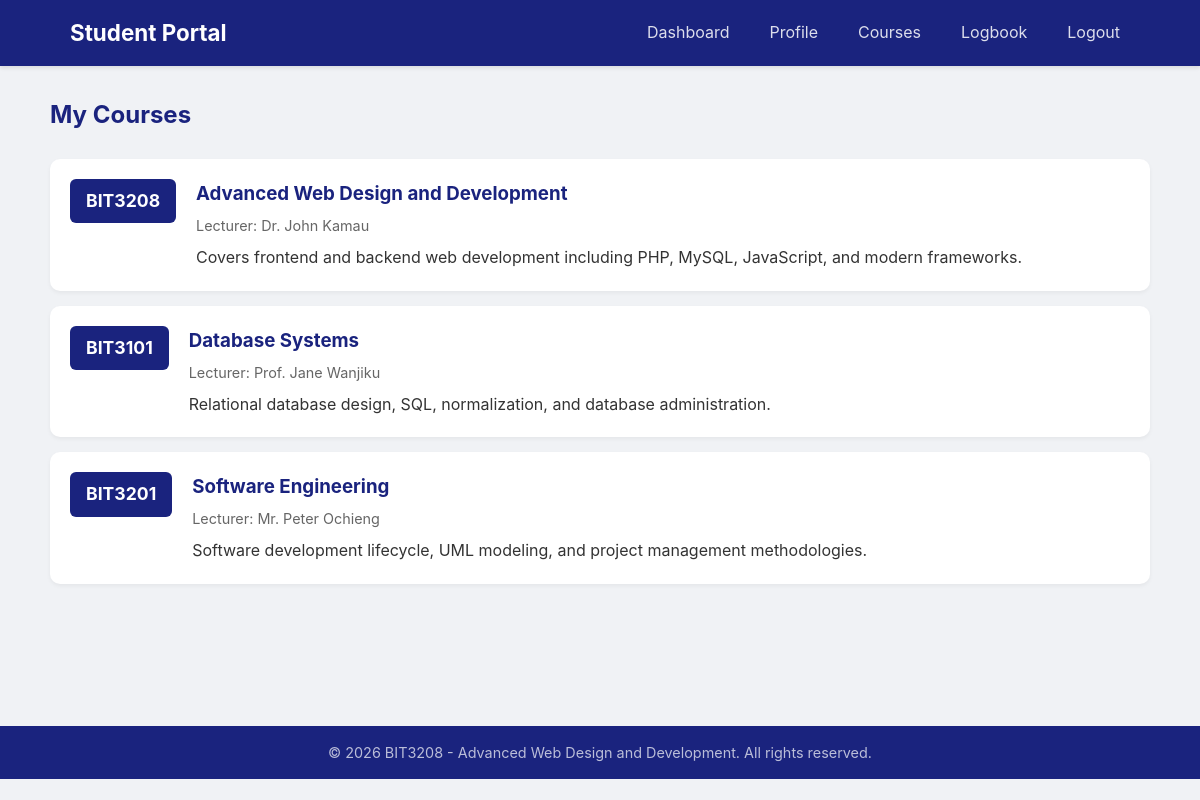
/courses.php (signed in), run on the app's committed database.
### tables this page shows
CREATE TABLE courses (
    id INT PRIMARY KEY AUTO_INCREMENT,
    unit_code VARCHAR(20) UNIQUE NOT NULL,
    unit_name VARCHAR(255) NOT NULL,
    lecturer VARCHAR(100),
    description TEXT
);

### courses.php (the view, shortened to what this page needs)
<?php
require_once 'includes/config.php';
$courses_query = "SELECT * FROM courses";
$courses_result = mysqli_query($conn, $courses_query);
include 'includes/header.php';
?>
<div class="page-header">
    <h2>My Courses</h2>
</div>
<div class="course-list">
    <?php while ($course = mysqli_fetch_assoc($courses_result)): ?>
        <div class="course-card">
            <div class="course-code"><?php echo htmlspecialchars($course['unit_code']); ?></div>
            <div class="course-details">
                <h3><?php echo htmlspecialchars($course['unit_name']); ?></h3>
                <p class="lecturer">Lecturer: <?php echo htmlspecialchars($course['lecturer']); ?></p>
                <p><?php echo htmlspecialchars($course['description']); ?></p>
            </div>
        </div>
    <?php endwhile; ?>
</div>
<?php include 'includes/footer.php'; ?>

### includes/header.php (shortened to what this page needs)
<!DOCTYPE html>
<html lang="en">
<head>
    <link rel="stylesheet" href="css/style.css">
</head>
<body>
    <nav class="navbar">
        <div class="container">
            <a href="dashboard.php" class="logo">Student Portal</a>
            <ul class="nav-links">
                <li><a href="dashboard.php">Dashboard</a></li>
                <li><a href="profile.php">Profile</a></li>
                <li><a href="courses.php">Courses</a></li>
                <li><a href="logbook.php">Logbook</a></li>
                <li><a href="logout.php">Logout</a></li>
            </ul>
        </div>
    </nav>
    <div class="container main-content">

### includes/footer.php
    </div>
    <footer class="footer">
        <div class="container">
            <p>&copy; <?php echo date('Y'); ?> BIT3208 - Advanced Web Design and Development. All rights reserved.</p>
        </div>
    </footer>
</body>
</html>

### css/style.css (style rules this page uses)
* { margin: 0; padding: 0; box-sizing: border-box; }
body { font-family: -apple-system, BlinkMacSystemFont, 'Segoe UI', Roboto, sans-serif; background: #f0f2f5; color: #333; line-height: 1.6; }
.container { max-width: 1100px; margin: 0 auto; padding: 0 20px; }
.navbar { background: #1a237e; color: white; padding: 15px 0; box-shadow: 0 2px 4px rgba(0,0,0,0.1); }
.navbar .container { display: flex; justify-content: space-between; align-items: center; }
.logo { font-size: 1.4em; font-weight: 700; color: white; text-decoration: none; }
.nav-links { list-style: none; display: flex; gap: 20px; }
.nav-links a { color: rgba(255,255,255,0.85); text-decoration: none; padding: 5px 10px; border-radius: 4px; transition: background 0.2s; }
.main-content { padding: 30px 0; min-height: calc(100vh - 140px); }
.footer { background: #1a237e; color: rgba(255,255,255,0.7); text-align: center; padding: 15px 0; font-size: 0.9em; }
.page-header { display: flex; justify-content: space-between; align-items: center; margin-bottom: 25px; }
.page-header h2 { color: #1a237e; }
.course-list { display: grid; gap: 15px; }
.course-card { background: white; border-radius: 10px; padding: 20px; box-shadow: 0 2px 4px rgba(0,0,0,0.05); display: flex; gap: 20px; align-items: flex-start; }
.course-code { background: #1a237e; color: white; padding: 8px 16px; border-radius: 6px; font-weight: 700; font-size: 1.1em; white-space: nowrap; }
.course-details h3 { margin-bottom: 5px; color: #1a237e; }
.course-details .lecturer { color: #666; font-size: 0.9em; margin-bottom: 8px; }

### data on the page
courses: unit_code "BIT3208", unit_name "Advanced Web Design and Development", lecturer "Dr. John Kamau", description "Covers frontend and backend web development including PHP, MySQL, JavaScript, and modern frameworks."
courses: unit_code "BIT3101", unit_name "Database Systems", lecturer "Prof. Jane Wanjiku", description "Relational database design, SQL, normalization, and database administration."
courses: unit_code "BIT3201", unit_name "Software Engineering", lecturer "Mr. Peter Ochieng", description "Software development lifecycle, UML modeling, and project management methodologies."
